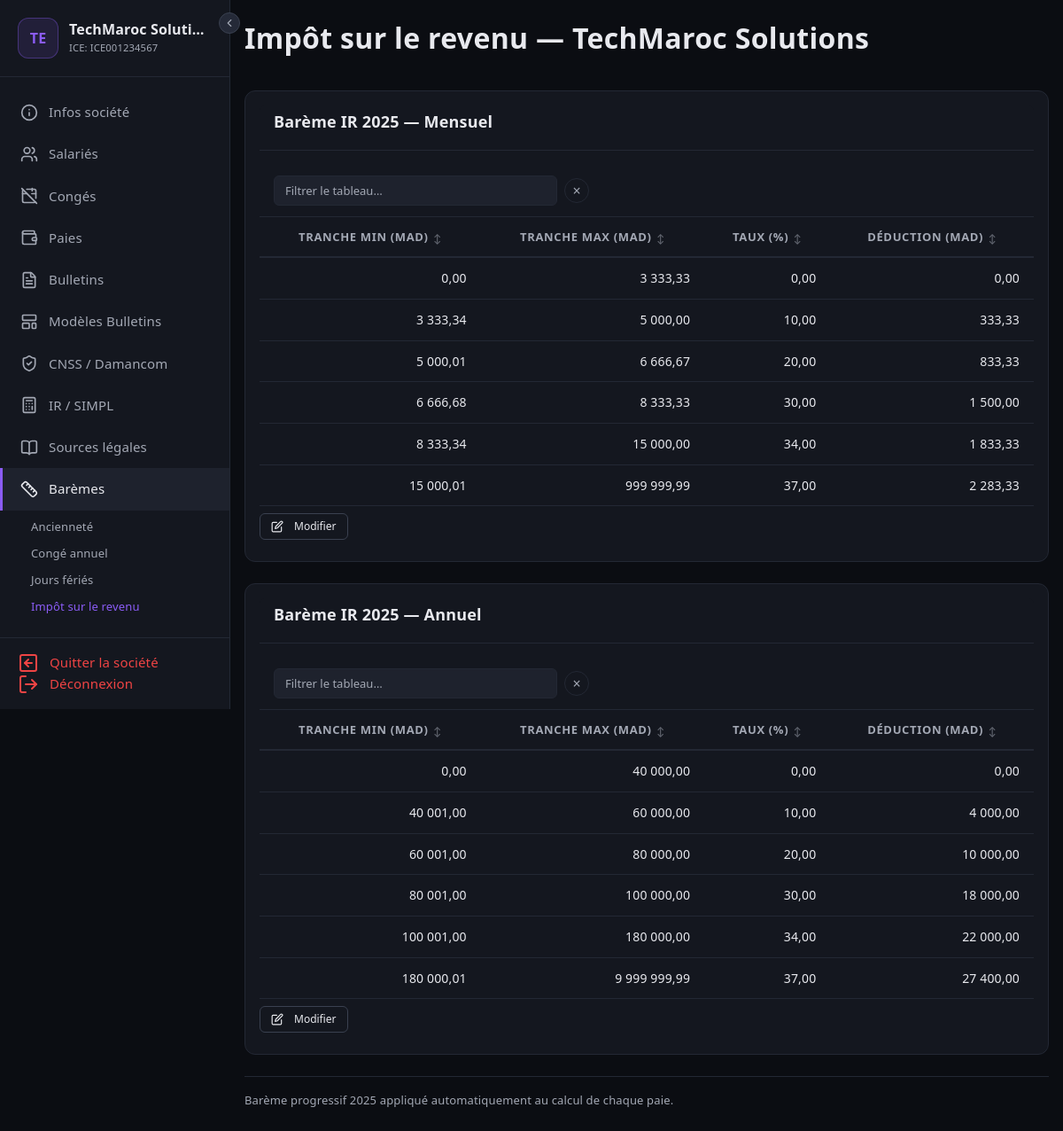
/societes/1/baremes/impot_revenu (signed in), run on the app's committed database.
### tables this page shows
CREATE TABLE IF NOT EXISTS societes (
    id                  INT UNSIGNED AUTO_INCREMENT PRIMARY KEY,
    user_id             INT UNSIGNED        NOT NULL,
    raison_sociale      VARCHAR(200)        NOT NULL,
    forme_juridique     VARCHAR(20)         NOT NULL,
    ice                 VARCHAR(20)         NOT NULL,
    if_fiscal           VARCHAR(20)         NOT NULL,
    rc                  VARCHAR(20)         NOT NULL,
    tp                  VARCHAR(20)         NOT NULL,
    cnss                VARCHAR(20)         NOT NULL,
    adresse             TEXT,
    ville               VARCHAR(100),
    telephone           VARCHAR(20),
    email               VARCHAR(180),
    site_web            VARCHAR(255),
    banque              VARCHAR(100),
    agence              VARCHAR(100),
    rib                 VARCHAR(255),
    modele_bulletin_id  INT UNSIGNED,
    logo                VARCHAR(255),
    damancom_login      VARCHAR(100),
    damancom_password   VARCHAR(255),
    simpl_login         VARCHAR(100),
    simpl_password      VARCHAR(255),
    cimr_login          VARCHAR(100),
    cimr_password       VARCHAR(255),
    actif               TINYINT(1)          NOT NULL DEFAULT 1,
    created_at          DATETIME            NOT NULL DEFAULT CURRENT_TIMESTAMP,
    updated_at          DATETIME            NOT NULL DEFAULT CURRENT_TIMESTAMP ON UPDATE CURRENT_TIMESTAMP,
    FOREIGN KEY (user_id) REFERENCES users(id) ON DELETE CASCADE
);

CREATE TABLE IF NOT EXISTS bareme_ir (
    id          INT UNSIGNED AUTO_INCREMENT PRIMARY KEY,
    min         DECIMAL(10,2) NOT NULL,
    max         DECIMAL(10,2) NOT NULL,
    taux        DECIMAL(5,2)  NOT NULL,
    deduction   DECIMAL(10,2) NOT NULL,
    type        ENUM('mensuel','annuel') NOT NULL DEFAULT 'mensuel'
);

### views/societes/baremes/impot_revenu.php (the view, shortened to what the rows shown need)
<form method="post" action="<?= $baseUrl ?>/impot_revenu" id="irForm">
<?php $types = [['key'=>'mensuel','label'=>'Mensuel','data'=>$bareme], ['key'=>'annuel','label'=>'Annuel','data'=>$baremeAnnuel]]; ?>
<?php foreach ($types as $t): ?>
<div class="card" style="<?= $t['key'] === 'annuel' ? 'margin-top:1.5rem;' : '' ?>">
    <div class="card-header"><h3>Barème IR 2025 — <?= $t['label'] ?></h3></div>
    <div style="overflow-x:auto;">
        <table class="data-table ir-table" data-type="<?= $t['key'] ?>">
            <thead>
                <tr>
                    <th style="text-align:center;">Tranche min (MAD)</th>
                    <th style="text-align:center;">Tranche max (MAD)</th>
                    <th style="text-align:center;">Taux (%)</th>
                    <th style="text-align:center;">Déduction (MAD)</th>
                </tr>
            </thead>
            <tbody class="ir-tbody">
                <?php foreach ($t['data'] as $b): ?>
                <tr data-id="<?= $b['id'] ?>" data-min="<?= $b['min'] ?>" data-max="<?= $b['max'] ?>" data-taux="<?= $b['taux'] ?>" data-deduction="<?= $b['deduction'] ?>" data-type-val="<?= $b['type'] ?>">
                    <td style="text-align:right;"><?= number_format((float)$b['min'], 2, ',', ' ') ?></td>
                    <td style="text-align:right;"><?= number_format((float)$b['max'], 2, ',', ' ') ?></td>
                    <td style="text-align:right;"><?= number_format((float)$b['taux'], 2, ',', ' ') ?></td>
                    <td style="text-align:right;"><?= number_format((float)$b['deduction'], 2, ',', ' ') ?></td>
                </tr>
                <?php endforeach; ?>
            </tbody>
        </table>
    </div>
    <div style="padding:0.5rem 0; display:flex; align-items:center; gap:0.5rem;">
        <button type="button" class="btn btn-sm btn-secondary ir-btn-edit" onclick="irToggleEdit(this, true)" style="font-size:0.75rem;">
            Modifier
        </button>
    </div>
</div>
<?php endforeach; ?>
<div style="margin-top:1rem; padding-top:1rem; border-top:1px solid var(--border);">
    <p style="font-size:0.8125rem; color:var(--text-muted); margin:0;">Barème progressif 2025 appliqué automatiquement au calcul de chaque paie.</p>
</div>
</form>

### Core/Router.php (shortened to what the rows shown need)
<?php
class Router
{
    private static array $routes = [];
    public static function get(string $uri, array $action): void
    {
        self::$routes['GET'][] = ['uri' => $uri, 'action' => $action];
    }
    public static function post(string $uri, array $action): void
    {
        self::$routes['POST'][] = ['uri' => $uri, 'action' => $action];
    }
    public static function dispatch(string $method, string $uri): void
    {
        $uri = parse_url($uri, PHP_URL_PATH);
        $uri = preg_replace('#^/paie-me#', '', $uri);
        $uri = trim($uri, '/');
        foreach (self::$routes[$method] ?? [] as $route) {
            $pattern = preg_replace('/\{(\w+)\}/', '(?P<$1>[^/]+)', $route['uri']);
            $pattern = '#^' . trim($pattern, '/') . '$#';
            if (preg_match($pattern, $uri, $matches)) {
                [$controller, $methodName] = $route['action'];
                $params = array_filter($matches, 'is_string', ARRAY_FILTER_USE_KEY);
                $instance = new $controller();
                call_user_func_array([$instance, $methodName], $params);
                return;
            }
        }
    }
}

### views/layout.php (shortened to what the rows shown need)
<!DOCTYPE html>
<html lang="fr">
<head>
    <link rel="stylesheet" href="https://cdn.jsdelivr.net/npm/bootstrap@5.3.3/dist/css/bootstrap.min.css">
    <link rel="stylesheet" href="/paie-me/assets/css/style.css?v=<?= filemtime(__DIR__ . '/../assets/css/style.css') ?>">
</head>
<body>
<?php if (isset($_SESSION['user_id'])):
    $ctx = $_SESSION['societe_context'] ?? null;
?>
<aside class="sidebar">
    <button type="button" id="sidebarCollapseBtn" class="sidebar-collapse-btn" title="Replier le menu" aria-label="Replier le menu">
        <svg width="14" height="14" viewBox="0 0 24 24" fill="none" stroke="currentColor" stroke-width="2" stroke-linecap="round" stroke-linejoin="round"><polyline points="15 18 9 12 15 6"/></svg>
    </button>
    <div class="sidebar-brand">
        <?php if ($ctx): ?>
            <div class="sidebar-brand-inner">
                <?php if (!empty($ctx['logo'])): ?>
                <img src="/paie-me/<?= htmlspecialchars($ctx['logo']) ?>" alt="Logo de <?= htmlspecialchars($ctx['raison_sociale']) ?>" class="sidebar-logo">
                <?php else: ?>
                <div class="sidebar-logo sidebar-logo-initials"><?= strtoupper(mb_substr($ctx['raison_sociale'], 0, 2)) ?></div>
                <?php endif; ?>
                <div class="sidebar-brand-text">
                    <h2><?= htmlspecialchars($ctx['raison_sociale']) ?></h2>
                    <small>ICE: <?= htmlspecialchars($ctx['ice']) ?></small>
                </div>
            </div>
        <?php else: ?>
            <h2>Paie Me</h2>
            <small>Gestion de paie</small>
        <?php endif; ?>
    </div>
    <ul class="sidebar-nav">
        <?php if ($ctx): ?>
        <li>
            <a href="/paie-me/societes/<?= $ctx['id'] ?>" class="<?= (parse_url($_SERVER['REQUEST_URI'], PHP_URL_PATH) === '/paie-me/societes/'.$ctx['id']) ? 'active' : '' ?>">
                <span class="icon" data-lucide="info"></span>
                <span>Infos société</span>
            </a>
        </li>
        <li>
            <a href="/paie-me/societes/<?= $ctx['id'] ?>/salaries" class="<?= str_contains($_SERVER['REQUEST_URI'], '/salaries') && !str_contains($_SERVER['REQUEST_URI'], 'create') && !str_contains($_SERVER['REQUEST_URI'], 'edit') && !str_contains($_SERVER['REQUEST_URI'], '/sortants') ? 'active' : '' ?>">
                <span class="icon" data-lucide="users"></span>
                <span>Salariés</span>
            </a>
        </li>
        <li>
            <a href="/paie-me/societes/<?= $ctx['id'] ?>/conges" class="<?= str_contains($_SERVER['REQUEST_URI'], '/conges') ? 'active' : '' ?>">
                <span class="icon" data-lucide="calendar-off"></span>
                <span>Congés</span>
            </a>
        </li>
        <li>
            <a href="/paie-me/societes/<?= $ctx['id'] ?>/paies" class="<?= str_contains($_SERVER['REQUEST_URI'], '/paies') && !str_contains($_SERVER['REQUEST_URI'], 'create') && !str_contains($_SERVER['REQUEST_URI'], 'edit') ? 'active' : '' ?>">
                <span class="icon" data-lucide="wallet"></span>
                <span>Paies</span>
            </a>
        </li>
        <li>
            <a href="/paie-me/societes/<?= $ctx['id'] ?>/bulletins" class="<?= str_contains($_SERVER['REQUEST_URI'], '/bulletins') && !str_contains($_SERVER['REQUEST_URI'], 'show') && !str_contains($_SERVER['REQUEST_URI'], 'pdf') ? 'active' : '' ?>">
                <span class="icon" data-lucide="file-text"></span>
                <span>Bulletins</span>
            </a>
        </li>
        <li>
            <a href="/paie-me/societes/<?= $ctx['id'] ?>/modeles-bulletins" class="<?= str_contains($_SERVER['REQUEST_URI'], '/modeles-bulletins') ? 'active' : '' ?>">
                <span class="icon" data-lucide="layout-template"></span>
                <span>Modèles Bulletins</span>
            </a>
        </li>
        <li>
            <a href="/paie-me/societes/<?= $ctx['id'] ?>/cnss" class="<?= str_contains($_SERVER['REQUEST_URI'], '/cnss') ? 'active' : '' ?>">
                <span class="icon" data-lucide="shield-check"></span>
                <span>CNSS / Damancom</span>
            </a>
        </li>
        <li>
            <a href="/paie-me/societes/<?= $ctx['id'] ?>/ir" class="<?= str_contains($_SERVER['REQUEST_URI'], '/ir') && !str_contains($_SERVER['REQUEST_URI'], '/export') ? 'active' : '' ?>">
                <span class="icon" data-lucide="calculator"></span>
                <span>IR / SIMPL</span>
            </a>
        </li>
        <li>
            <a href="/paie-me/societes/<?= $ctx['id'] ?>/sources-legales" class="<?= str_contains($_SERVER['REQUEST_URI'], '/sources-legales') ? 'active' : '' ?>">
                <span class="icon" data-lucide="book-open"></span>
                <span>Sources légales</span>
            </a>
        </li>
        <li>
            <a href="/paie-me/societes/<?= $ctx['id'] ?>/baremes" class="<?= str_contains($_SERVER['REQUEST_URI'], '/baremes') ? 'active' : '' ?>" style="<?= str_contains($_SERVER['REQUEST_URI'], '/baremes') ? 'border-left:3px solid var(--accent);' : '' ?>">
                <span class="icon" data-lucide="ruler"></span>
                <span>Barèmes</span>
            </a>
            <?php if (str_contains($_SERVER['REQUEST_URI'], '/baremes')): ?>
            <ul style="list-style:none; padding:0; margin:0.25rem 0 0 1.5rem; font-size:0.8125rem;">
                <?php $baseB = '/paie-me/societes/' . $ctx['id'] . '/baremes/'; $uri = parse_url($_SERVER['REQUEST_URI'], PHP_URL_PATH); ?>
                <li><a href="<?= $baseB ?>anciennete" style="display:block; padding:0.3rem 0.5rem; color:<?= str_contains($uri, '/anciennete')?'var(--accent)':'var(--text-muted)'?>; text-decoration:none; border-radius:4px;">Ancienneté</a></li>
                <li><a href="<?= $baseB ?>conge_annuel" style="display:block; padding:0.3rem 0.5rem; color:<?= str_contains($uri, '/conge_annuel')?'var(--accent)':'var(--text-muted)'?>; text-decoration:none; border-radius:4px;">Congé annuel</a></li>
                <li><a href="<?= $baseB ?>jours_feries" style="display:block; padding:0.3rem 0.5rem; color:<?= str_contains($uri, '/jours_feries')?'var(--accent)':'var(--text-muted)'?>; text-decoration:none; border-radius:4px;">Jours fériés</a></li>
                <li><a href="<?= $baseB ?>impot_revenu" style="display:block; padding:0.3rem 0.5rem; color:<?= str_contains($uri, '/impot_revenu')?'var(--accent)':'var(--text-muted)'?>; text-decoration:none; border-radius:4px;">Impôt sur le revenu</a></li>
                <li><a href="<?= $baseB ?>heures_sup" style="display:block; padding:0.3rem 0.5rem; color:<?= str_contains($uri, '/heures_sup')?'var(--accent)':'var(--text-muted)'?>; text-decoration:none; border-radius:4px;">Heures sup</a></li>
            </ul>
            <?php endif; ?>
        </li>
        <?php endif; ?>
    </ul>
    <div class="sidebar-footer">
        <?php if ($ctx): ?>
        <a href="/paie-me/societes/clear-context">
            <span class="icon" data-lucide="arrow-left-square"></span>
            <span>Quitter la société</span>
        </a>
        <?php endif; ?>
        <a href="/paie-me/logout">
            <span class="icon" data-lucide="log-out"></span>
            <span>Déconnexion</span>
        </a>
    </div>
</aside>
<?php endif; ?>
<main class="<?= isset($_SESSION['user_id']) ? 'main-content' : '' ?>">
    <?php if (isset($_SESSION['user_id'])): ?>
    <div class="topbar">
        <h1>
            <?= $title ?? 'Paie Me' ?>
        </h1>
    </div>
    <?php endif; ?>
    <?= $content ?? '' ?>
</main>
</body>
</html>

### data on the page
societes: raison_sociale "TE", raison_sociale "TechMaroc Soluti…", ice "ICE001234567", label "Mensuel", label "Annuel"
bareme_ir: min "0,00", max "3 333,33", taux "0,00", deduction "0,00"
bareme_ir: min "3 333,34", max "5 000,00", taux "10,00", deduction "333,33"
bareme_ir: min "5 000,01", max "6 666,67", taux "20,00", deduction "833,33"
bareme_ir: min "6 666,68", max "8 333,33", taux "30,00", deduction "1 500,00"
bareme_ir: min "8 333,34", max "15 000,00", taux "34,00", deduction "1 833,33"
bareme_ir: min "15 000,01", max "999 999,99", taux "37,00", deduction "2 283,33"
bareme_ir: min "0,00", max "40 000,00", taux "0,00", deduction "0,00"
bareme_ir: min "40 001,00", max "60 000,00", taux "10,00", deduction "4 000,00"
bareme_ir: min "60 001,00", max "80 000,00", taux "20,00", deduction "10 000,00"
bareme_ir: min "80 001,00", max "100 000,00", taux "30,00", deduction "18 000,00"
bareme_ir: min "100 001,00", max "180 000,00", taux "34,00", deduction "22 000,00"
bareme_ir: min "180 000,01", max "9 999 999,99", taux "37,00", deduction "27 400,00"
